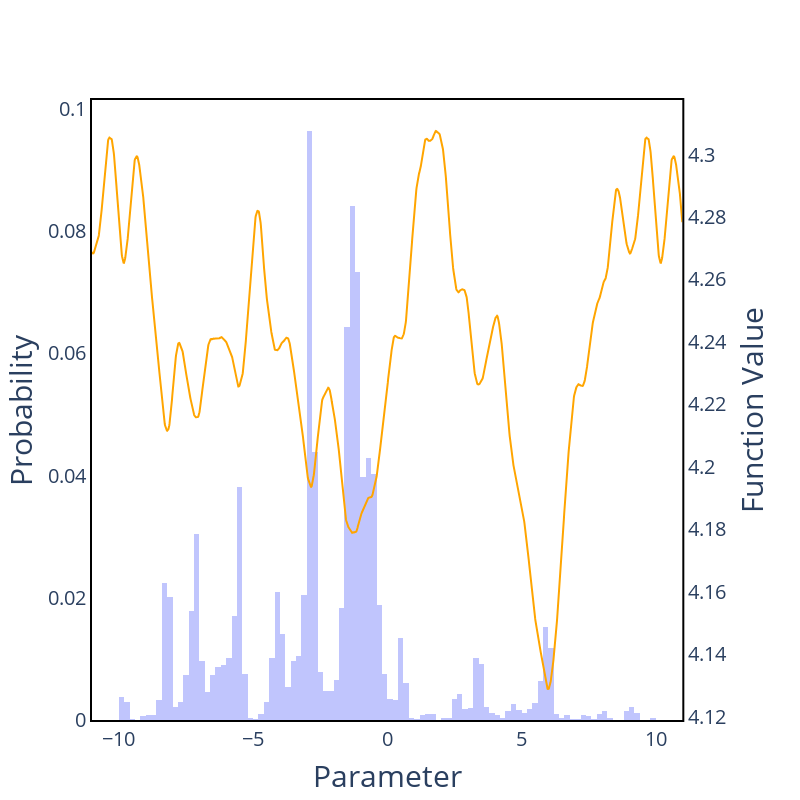

Notebook code cell kept with this figure:
### Code cell
fig1 = plot_prelim_results(bounds, res, model, pointdata, final_params_sgd)
fig1.show()

### Figure 1 — Plotly figure (JSON) as saved in the notebook; plotly's stock layout.template omitted (floating-point values rounded to 4 significant figures; data arrays with more than 128 entries replaced by an {"elided": "..."} marker saying what was removed)
{"data": [{"line": {"color": "orange"}, "type": "scatter", "x": {"elided": "2200 float values"}, "xaxis": "x", "y": {"elided": "2200 float values"}, "yaxis": "y2"}, {"alignmentgroup": "True", "bingroup": "x", "cumulative": {"enabled": false}, "histnorm": "probability", "hovertemplate": "variable=0<br>value=%{x}<br>probability=%{y}<extra></extra>", "legendgroup": "0", "marker": {"color": "#636efa", "opacity": 0.4, "pattern": {"shape": ""}}, "name": "0", "nbinsx": 120, "offsetgroup": "0", "orientation": "v", "showlegend": true, "type": "histogram", "x": {"elided": "5000 float values"}, "xaxis": "x", "yaxis": "y"}], "layout": {"font": {"size": 25}, "height": 800, "plot_bgcolor": "rgba(0,0,0,0)", "showlegend": false, "width": 800, "xaxis": {"anchor": "y", "domain": [0, 0.94], "linecolor": "black", "linewidth": 2, "mirror": true, "showline": true, "tickfont": {"size": 20}, "title": {"text": "Parameter"}}, "yaxis": {"anchor": "x", "domain": [0, 1], "linecolor": "black", "linewidth": 2, "mirror": true, "showline": true, "tickfont": {"size": 20}, "title": {"text": "Probability"}}, "yaxis2": {"anchor": "x", "overlaying": "y", "showtickprefix": "all", "side": "right", "tickfont": {"size": 20}, "tickprefix": " ", "title": {"text": "Function Value"}}}}
